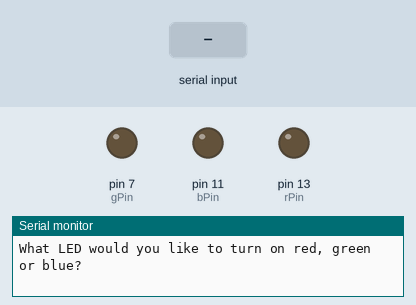
The sketch below on a simulated Arduino Uno, built with avr-gcc and run on an emulated ATmega328P. On the bench: output pins drawn as LEDs (lit = HIGH), the last lines printed to the serial monitor. The test bench sets the inputs (shaded band).

Above: at 1.2 s.
1.3 s: "red" received over Serial
At 3.5 s:
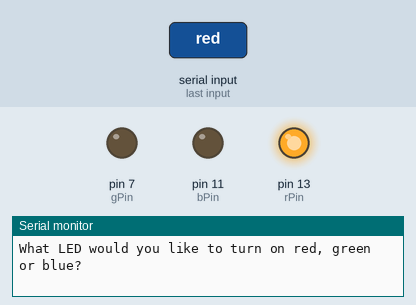
3.8 s: "green" received over Serial
At 5.5 s:
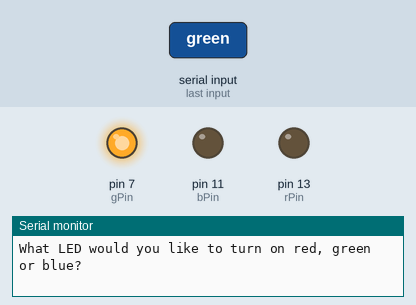
6.3 s: "1" received over Serial
At 8.5 s:
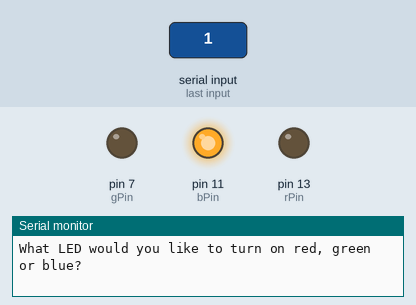
Timing chart, 0 to 10.0 s (numbered marks = the images above; inputs shaded):
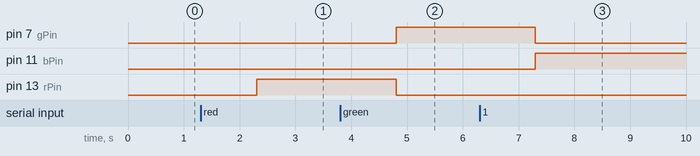

Measured:
- after the input at 1.3 s, pin 13 (rPin): LOW → HIGH after 1.0 s
- after the input at 3.8 s, pin 7 (gPin): LOW → HIGH after 1.0 s; pin 13 (rPin): HIGH → LOW after 1.0 s
- after the input at 6.3 s, pin 7 (gPin): HIGH → LOW after 1.0 s; pin 11 (bPin): LOW → HIGH after 1.0 s

The sketch:

LEDChooser.ino
```cpp
int rPin = 13;
int gPin = 7;
int bPin = 11;
String msg = "What LED would you like to turn on red, green or blue?";
String pin;
void setup() {
  // put your setup code here, to run once:
  Serial.begin(9600);
  pinMode(rPin, OUTPUT);
  pinMode(gPin, OUTPUT);
  pinMode(bPin, OUTPUT);
}

void loop() {
  // put your main code here, to run repeatedly:
  Serial.println(msg);
  while(Serial.available()==0){

  }
  pin=Serial.readString();
  if(pin == "red"){
    digitalWrite(rPin, HIGH);
    digitalWrite(gPin, LOW);
    digitalWrite(bPin, LOW);
  }
  else if(pin == "green"){
    digitalWrite(rPin, LOW);
    digitalWrite(gPin, HIGH);
    digitalWrite(bPin, LOW);
  }
  else{
    digitalWrite(rPin, LOW);
    digitalWrite(gPin, LOW);
    digitalWrite(bPin, HIGH);
  }
}
```
